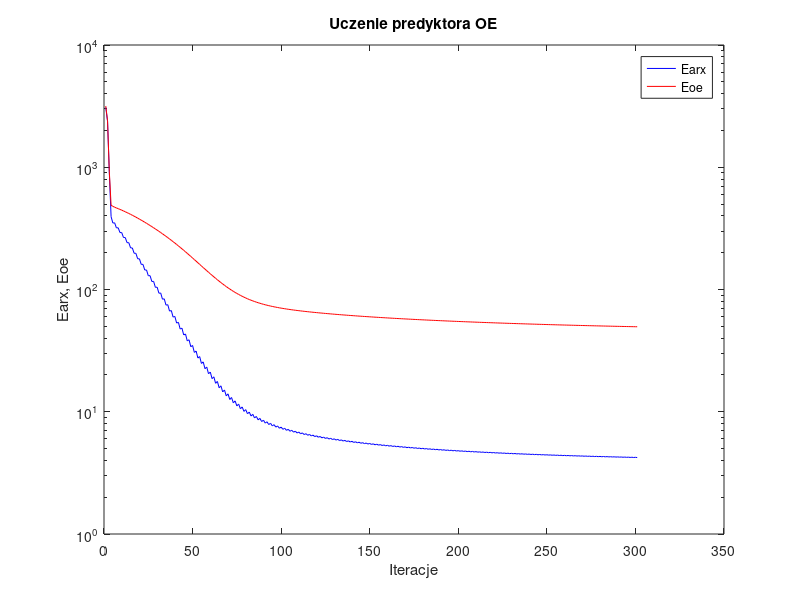
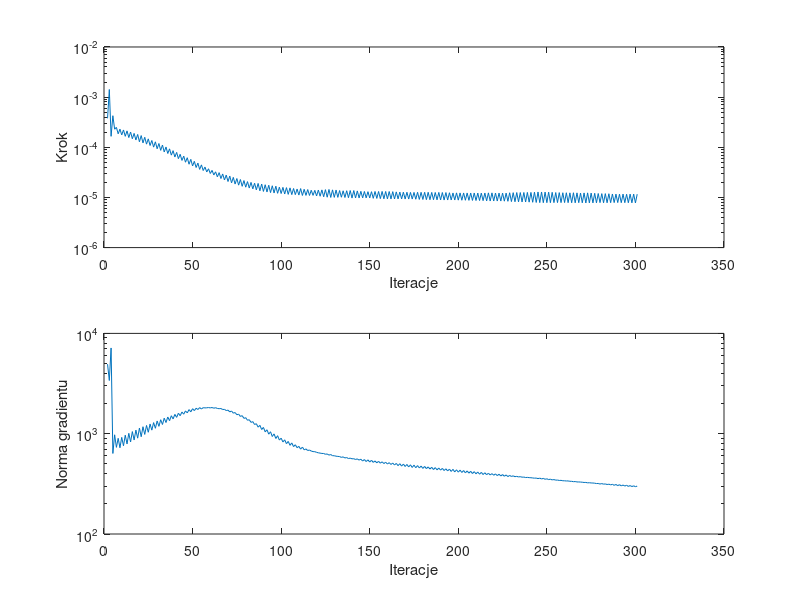

The MATLAB script that drew these images, in order:
%uczenie predyktora oe
clear all;
n=0; farx(n+1)=3.083633e+003; foe(n+1)=3.170131e+003; wspucz(n+1)=0.000000e+000; ng(n+1)=0.000000e+000;
n=1; farx(n+1)=2.374693e+003; foe(n+1)=2.399459e+003; krok(n+1)=3.783524e-004; ng(n+1)=4.937297e+003;
n=2; farx(n+1)=9.037299e+002; foe(n+1)=9.201792e+002; krok(n+1)=1.420248e-003; ng(n+1)=3.391673e+003;
n=3; farx(n+1)=3.941566e+002; foe(n+1)=4.882930e+002; krok(n+1)=1.654720e-004; ng(n+1)=7.159241e+003;
n=4; farx(n+1)=3.497539e+002; foe(n+1)=4.791723e+002; krok(n+1)=4.261938e-004; ng(n+1)=6.354092e+002;
n=5; farx(n+1)=3.511101e+002; foe(n+1)=4.712397e+002; krok(n+1)=2.294393e-004; ng(n+1)=9.749765e+002;
n=6; farx(n+1)=3.192003e+002; foe(n+1)=4.646982e+002; krok(n+1)=2.493753e-004; ng(n+1)=7.307552e+002;
n=7; farx(n+1)=3.198912e+002; foe(n+1)=4.585562e+002; krok(n+1)=1.858107e-004; ng(n+1)=8.995562e+002;
n=8; farx(n+1)=2.923331e+002; foe(n+1)=4.521000e+002; krok(n+1)=2.298193e-004; ng(n+1)=7.242721e+002;
n=9; farx(n+1)=2.921303e+002; foe(n+1)=4.457529e+002; krok(n+1)=1.767236e-004; ng(n+1)=9.190479e+002;
n=10; farx(n+1)=2.662132e+002; foe(n+1)=4.390535e+002; krok(n+1)=2.215284e-004; ng(n+1)=7.580868e+002;
n=11; farx(n+1)=2.659637e+002; foe(n+1)=4.324772e+002; krok(n+1)=1.654388e-004; ng(n+1)=9.661789e+002;
n=12; farx(n+1)=2.417383e+002; foe(n+1)=4.255573e+002; krok(n+1)=2.125792e-004; ng(n+1)=7.903734e+002;
n=13; farx(n+1)=2.414545e+002; foe(n+1)=4.188043e+002; krok(n+1)=1.563635e-004; ng(n+1)=1.008327e+003;
n=14; farx(n+1)=2.189512e+002; foe(n+1)=4.117332e+002; krok(n+1)=2.015675e-004; ng(n+1)=8.272656e+002;
n=15; farx(n+1)=2.186834e+002; foe(n+1)=4.048516e+002; krok(n+1)=1.480290e-004; ng(n+1)=1.049706e+003;
n=16; farx(n+1)=1.979408e+002; foe(n+1)=3.976891e+002; krok(n+1)=1.891762e-004; ng(n+1)=8.656737e+002;
n=17; farx(n+1)=1.976715e+002; foe(n+1)=3.907358e+002; krok(n+1)=1.401071e-004; ng(n+1)=1.085956e+003;
n=18; farx(n+1)=1.783677e+002; foe(n+1)=3.835219e+002; krok(n+1)=1.802468e-004; ng(n+1)=9.025665e+002;
n=19; farx(n+1)=1.782862e+002; foe(n+1)=3.764949e+002; krok(n+1)=1.289393e-004; ng(n+1)=1.139248e+003;
n=20; farx(n+1)=1.605800e+002; foe(n+1)=3.692129e+002; krok(n+1)=1.711903e-004; ng(n+1)=9.331092e+002;
n=21; farx(n+1)=1.605559e+002; foe(n+1)=3.621970e+002; krok(n+1)=1.224225e-004; ng(n+1)=1.173870e+003;
n=22; farx(n+1)=1.443991e+002; foe(n+1)=3.549663e+002; krok(n+1)=1.582138e-004; ng(n+1)=9.833183e+002;
n=23; farx(n+1)=1.444388e+002; foe(n+1)=3.479894e+002; krok(n+1)=1.156138e-004; ng(n+1)=1.208146e+003;
n=24; farx(n+1)=1.296466e+002; foe(n+1)=3.408177e+002; krok(n+1)=1.472618e-004; ng(n+1)=1.033540e+003;
n=25; farx(n+1)=1.298076e+002; foe(n+1)=3.338877e+002; krok(n+1)=1.085565e-004; ng(n+1)=1.248704e+003;
n=26; farx(n+1)=1.162812e+002; foe(n+1)=3.267945e+002; krok(n+1)=1.366331e-004; ng(n+1)=1.085281e+003;
n=27; farx(n+1)=1.165358e+002; foe(n+1)=3.199278e+002; krok(n+1)=1.007837e-004; ng(n+1)=1.289836e+003;
n=28; farx(n+1)=1.041197e+002; foe(n+1)=3.128897e+002; krok(n+1)=1.285898e-004; ng(n+1)=1.132553e+003;
n=29; farx(n+1)=1.045138e+002; foe(n+1)=3.060851e+002; krok(n+1)=9.346411e-005; ng(n+1)=1.338516e+003;
n=30; farx(n+1)=9.320952e+001; foe(n+1)=2.991329e+002; krok(n+1)=1.189563e-004; ng(n+1)=1.184299e+003;
n=31; farx(n+1)=9.366303e+001; foe(n+1)=2.924221e+002; krok(n+1)=8.683747e-005; ng(n+1)=1.378004e+003;
n=32; farx(n+1)=8.332209e+001; foe(n+1)=2.855523e+002; krok(n+1)=1.109501e-004; ng(n+1)=1.235159e+003;
n=33; farx(n+1)=8.389175e+001; foe(n+1)=2.789258e+002; krok(n+1)=8.074766e-005; ng(n+1)=1.427451e+003;
n=34; farx(n+1)=7.450847e+001; foe(n+1)=2.721811e+002; krok(n+1)=1.013305e-004; ng(n+1)=1.292611e+003;
n=35; farx(n+1)=7.512105e+001; foe(n+1)=2.656688e+002; krok(n+1)=7.519941e-005; ng(n+1)=1.466605e+003;
n=36; farx(n+1)=6.658774e+001; foe(n+1)=2.590432e+002; krok(n+1)=9.315198e-005; ng(n+1)=1.348445e+003;
n=37; farx(n+1)=6.725546e+001; foe(n+1)=2.526469e+002; krok(n+1)=6.975159e-005; ng(n+1)=1.510574e+003;
n=38; farx(n+1)=5.948551e+001; foe(n+1)=2.461532e+002; krok(n+1)=8.570899e-005; ng(n+1)=1.404675e+003;
n=39; farx(n+1)=6.020014e+001; foe(n+1)=2.398797e+002; krok(n+1)=6.408173e-005; ng(n+1)=1.558082e+003;
n=40; farx(n+1)=5.315411e+001; foe(n+1)=2.335128e+002; krok(n+1)=7.910691e-005; ng(n+1)=1.455056e+003;
n=41; farx(n+1)=5.390020e+001; foe(n+1)=2.273856e+002; krok(n+1)=5.939136e-005; ng(n+1)=1.599800e+003;
n=42; farx(n+1)=4.750566e+001; foe(n+1)=2.211866e+002; krok(n+1)=7.250882e-005; ng(n+1)=1.511257e+003;
n=43; farx(n+1)=4.827845e+001; foe(n+1)=2.152190e+002; krok(n+1)=5.474897e-005; ng(n+1)=1.644891e+003;
n=44; farx(n+1)=4.248569e+001; foe(n+1)=2.091985e+002; krok(n+1)=6.666596e-005; ng(n+1)=1.565044e+003;
n=45; farx(n+1)=4.326989e+001; foe(n+1)=2.034121e+002; krok(n+1)=5.039187e-005; ng(n+1)=1.687884e+003;
n=46; farx(n+1)=3.799426e+001; foe(n+1)=1.975873e+002; krok(n+1)=6.197037e-005; ng(n+1)=1.612819e+003;
n=47; farx(n+1)=3.880709e+001; foe(n+1)=1.919872e+002; krok(n+1)=4.593291e-005; ng(n+1)=1.739020e+003;
n=48; farx(n+1)=3.403864e+001; foe(n+1)=1.863733e+002; krok(n+1)=5.745483e-005; ng(n+1)=1.652345e+003;
n=49; farx(n+1)=3.485598e+001; foe(n+1)=1.809969e+002; krok(n+1)=4.244958e-005; ng(n+1)=1.774713e+003;
n=50; farx(n+1)=3.057361e+001; foe(n+1)=1.756407e+002; krok(n+1)=5.249070e-005; ng(n+1)=1.698434e+003;
n=51; farx(n+1)=3.136884e+001; foe(n+1)=1.705229e+002; krok(n+1)=3.953838e-005; ng(n+1)=1.793334e+003;
n=52; farx(n+1)=2.750081e+001; foe(n+1)=1.654473e+002; krok(n+1)=4.837788e-005; ng(n+1)=1.742699e+003;
n=53; farx(n+1)=2.827915e+001; foe(n+1)=1.605916e+002; krok(n+1)=3.625441e-005; ng(n+1)=1.820406e+003;
n=54; farx(n+1)=2.483727e+001; foe(n+1)=1.557889e+002; krok(n+1)=4.461789e-005; ng(n+1)=1.762156e+003;
n=55; farx(n+1)=2.558331e+001; foe(n+1)=1.512370e+002; krok(n+1)=3.440034e-005; ng(n+1)=1.817607e+003;
n=56; farx(n+1)=2.250457e+001; foe(n+1)=1.467711e+002; krok(n+1)=4.033419e-005; ng(n+1)=1.807286e+003;
n=57; farx(n+1)=2.321112e+001; foe(n+1)=1.425261e+002; krok(n+1)=3.223647e-005; ng(n+1)=1.811993e+003;
n=58; farx(n+1)=2.045241e+001; foe(n+1)=1.383779e+002; krok(n+1)=3.731275e-005; ng(n+1)=1.822604e+003;
n=59; farx(n+1)=2.112887e+001; foe(n+1)=1.344403e+002; krok(n+1)=3.004811e-005; ng(n+1)=1.807983e+003;
n=60; farx(n+1)=1.866253e+001; foe(n+1)=1.306122e+002; krok(n+1)=3.466942e-005; ng(n+1)=1.824455e+003;
n=61; farx(n+1)=1.930636e+001; foe(n+1)=1.269868e+002; krok(n+1)=2.809223e-005; ng(n+1)=1.794275e+003;
n=62; farx(n+1)=1.709461e+001; foe(n+1)=1.234806e+002; krok(n+1)=3.242569e-005; ng(n+1)=1.817475e+003;
n=63; farx(n+1)=1.769960e+001; foe(n+1)=1.201622e+002; krok(n+1)=2.581106e-005; ng(n+1)=1.784263e+003;
n=64; farx(n+1)=1.571269e+001; foe(n+1)=1.169518e+002; krok(n+1)=3.122446e-005; ng(n+1)=1.775696e+003;
n=65; farx(n+1)=1.629807e+001; foe(n+1)=1.139268e+002; krok(n+1)=2.383042e-005; ng(n+1)=1.782458e+003;
n=66; farx(n+1)=1.453018e+001; foe(n+1)=1.110203e+002; krok(n+1)=2.941717e-005; ng(n+1)=1.741656e+003;
n=67; farx(n+1)=1.507628e+001; foe(n+1)=1.082933e+002; krok(n+1)=2.230894e-005; ng(n+1)=1.748766e+003;
n=68; farx(n+1)=1.349647e+001; foe(n+1)=1.056800e+002; krok(n+1)=2.791016e-005; ng(n+1)=1.701237e+003;
n=69; farx(n+1)=1.400840e+001; foe(n+1)=1.032310e+002; krok(n+1)=2.078166e-005; ng(n+1)=1.717783e+003;
n=70; farx(n+1)=1.259718e+001; foe(n+1)=1.008903e+002; krok(n+1)=2.668806e-005; ng(n+1)=1.649073e+003;
n=71; farx(n+1)=1.308020e+001; foe(n+1)=9.870155e+001; krok(n+1)=1.953303e-005; ng(n+1)=1.683084e+003;
n=72; farx(n+1)=1.182843e+001; foe(n+1)=9.662543e+001; krok(n+1)=2.511150e-005; ng(n+1)=1.601749e+003;
n=73; farx(n+1)=1.227140e+001; foe(n+1)=9.468688e+001; krok(n+1)=1.850942e-005; ng(n+1)=1.625262e+003;
n=74; farx(n+1)=1.115963e+001; foe(n+1)=9.284923e+001; krok(n+1)=2.383042e-005; ng(n+1)=1.545220e+003;
n=75; farx(n+1)=1.156677e+001; foe(n+1)=9.113708e+001; krok(n+1)=1.758806e-005; ng(n+1)=1.566463e+003;
n=76; farx(n+1)=1.057394e+001; foe(n+1)=8.951640e+001; krok(n+1)=2.277170e-005; ng(n+1)=1.486134e+003;
n=77; farx(n+1)=1.095008e+001; foe(n+1)=8.800477e+001; krok(n+1)=1.666809e-005; ng(n+1)=1.513236e+003;
n=78; farx(n+1)=1.006980e+001; foe(n+1)=8.657647e+001; krok(n+1)=2.170937e-005; ng(n+1)=1.421306e+003;
n=79; farx(n+1)=1.041266e+001; foe(n+1)=8.524969e+001; krok(n+1)=1.602405e-005; ng(n+1)=1.444895e+003;
n=80; farx(n+1)=9.628604e+000; foe(n+1)=8.399579e+001; krok(n+1)=2.067984e-005; ng(n+1)=1.360718e+003;
n=81; farx(n+1)=9.940985e+000; foe(n+1)=8.283085e+001; krok(n+1)=1.539716e-005; ng(n+1)=1.378287e+003;
n=82; farx(n+1)=9.237871e+000; foe(n+1)=8.172790e+001; krok(n+1)=1.995189e-005; ng(n+1)=1.296061e+003;
n=83; farx(n+1)=9.526695e+000; foe(n+1)=8.070194e+001; krok(n+1)=1.481560e-005; ng(n+1)=1.319605e+003;
n=84; farx(n+1)=8.895518e+000; foe(n+1)=7.973271e+001; krok(n+1)=1.918810e-005; ng(n+1)=1.235045e+003;
n=85; farx(n+1)=9.157746e+000; foe(n+1)=7.882914e+001; krok(n+1)=1.416371e-005; ng(n+1)=1.257865e+003;
n=86; farx(n+1)=8.585387e+000; foe(n+1)=7.796886e+001; krok(n+1)=1.903137e-005; ng(n+1)=1.161769e+003;
n=87; farx(n+1)=8.831639e+000; foe(n+1)=7.716675e+001; krok(n+1)=1.357662e-005; ng(n+1)=1.211892e+003;
n=88; farx(n+1)=8.314464e+000; foe(n+1)=7.640642e+001; krok(n+1)=1.850942e-005; ng(n+1)=1.100672e+003;
n=89; farx(n+1)=8.542149e+000; foe(n+1)=7.569605e+001; krok(n+1)=1.317649e-005; ng(n+1)=1.154730e+003;
n=90; farx(n+1)=8.074890e+000; foe(n+1)=7.502262e+001; krok(n+1)=1.792006e-005; ng(n+1)=1.043865e+003;
n=91; farx(n+1)=8.283960e+000; foe(n+1)=7.439262e+001; krok(n+1)=1.285784e-005; ng(n+1)=1.094787e+003;
n=92; farx(n+1)=7.858009e+000; foe(n+1)=7.379311e+001; krok(n+1)=1.750773e-005; ng(n+1)=9.890664e+002;
n=93; farx(n+1)=8.052008e+000; foe(n+1)=7.323011e+001; krok(n+1)=1.250178e-005; ng(n+1)=1.045819e+003;
n=94; farx(n+1)=7.664426e+000; foe(n+1)=7.269301e+001; krok(n+1)=1.709205e-005; ng(n+1)=9.373954e+002;
n=95; farx(n+1)=7.844028e+000; foe(n+1)=7.218884e+001; krok(n+1)=1.228282e-005; ng(n+1)=9.953500e+002;
n=96; farx(n+1)=7.486781e+000; foe(n+1)=7.170644e+001; krok(n+1)=1.675717e-005; ng(n+1)=8.959277e+002;
n=97; farx(n+1)=7.656945e+000; foe(n+1)=7.125053e+001; krok(n+1)=1.209447e-005; ng(n+1)=9.550460e+002;
n=98; farx(n+1)=7.331323e+000; foe(n+1)=7.081650e+001; krok(n+1)=1.602043e-005; ng(n+1)=8.641314e+002;
n=99; farx(n+1)=7.486086e+000; foe(n+1)=7.040566e+001; krok(n+1)=1.197415e-005; ng(n+1)=9.021380e+002;
n=100; farx(n+1)=7.183618e+000; foe(n+1)=7.000953e+001; krok(n+1)=1.588017e-005; ng(n+1)=8.273115e+002;
n=101; farx(n+1)=7.330038e+000; foe(n+1)=6.963334e+001; krok(n+1)=1.171829e-005; ng(n+1)=8.688448e+002;
n=102; farx(n+1)=7.048485e+000; foe(n+1)=6.927010e+001; krok(n+1)=1.568168e-005; ng(n+1)=7.950228e+002;
n=103; farx(n+1)=7.186856e+000; foe(n+1)=6.892406e+001; krok(n+1)=1.151293e-005; ng(n+1)=8.374618e+002;
n=104; farx(n+1)=6.923340e+000; foe(n+1)=6.858906e+001; krok(n+1)=1.552186e-005; ng(n+1)=7.654908e+002;
n=105; farx(n+1)=7.055763e+000; foe(n+1)=6.826865e+001; krok(n+1)=1.138585e-005; ng(n+1)=8.095050e+002;
n=106; farx(n+1)=6.810302e+000; foe(n+1)=6.795927e+001; krok(n+1)=1.507081e-005; ng(n+1)=7.436479e+002;
n=107; farx(n+1)=6.935116e+000; foe(n+1)=6.766262e+001; krok(n+1)=1.138585e-005; ng(n+1)=7.759094e+002;
n=108; farx(n+1)=6.704536e+000; foe(n+1)=6.737523e+001; krok(n+1)=1.469853e-005; ng(n+1)=7.253011e+002;
n=109; farx(n+1)=6.821077e+000; foe(n+1)=6.709843e+001; krok(n+1)=1.115447e-005; ng(n+1)=7.478818e+002;
n=110; farx(n+1)=6.600911e+000; foe(n+1)=6.682688e+001; krok(n+1)=1.502405e-005; ng(n+1)=7.016173e+002;
n=111; farx(n+1)=6.716221e+000; foe(n+1)=6.656454e+001; krok(n+1)=1.095376e-005; ng(n+1)=7.355564e+002;
n=112; farx(n+1)=6.509965e+000; foe(n+1)=6.630994e+001; krok(n+1)=1.453926e-005; ng(n+1)=6.906922e+002;
n=113; farx(n+1)=6.618389e+000; foe(n+1)=6.606404e+001; krok(n+1)=1.099167e-005; ng(n+1)=7.055443e+002;
n=114; farx(n+1)=6.421890e+000; foe(n+1)=6.582363e+001; krok(n+1)=1.436371e-005; ng(n+1)=6.796477e+002;
n=115; farx(n+1)=6.527184e+000; foe(n+1)=6.559033e+001; krok(n+1)=1.095376e-005; ng(n+1)=6.873109e+002;
n=116; farx(n+1)=6.341825e+000; foe(n+1)=6.536294e+001; krok(n+1)=1.390431e-005; ng(n+1)=6.717058e+002;
n=117; farx(n+1)=6.441238e+000; foe(n+1)=6.514221e+001; krok(n+1)=1.099884e-005; ng(n+1)=6.628723e+002;
n=118; farx(n+1)=6.262914e+000; foe(n+1)=6.492563e+001; krok(n+1)=1.384553e-005; ng(n+1)=6.619370e+002;
n=119; farx(n+1)=6.358474e+000; foe(n+1)=6.471424e+001; krok(n+1)=1.069939e-005; ng(n+1)=6.517869e+002;
n=120; farx(n+1)=6.188202e+000; foe(n+1)=6.450542e+001; krok(n+1)=1.404624e-005; ng(n+1)=6.449818e+002;
n=121; farx(n+1)=6.281202e+000; foe(n+1)=6.430255e+001; krok(n+1)=1.057446e-005; ng(n+1)=6.404599e+002;
n=122; farx(n+1)=6.115803e+000; foe(n+1)=6.410226e+001; krok(n+1)=1.414532e-005; ng(n+1)=6.353460e+002;
n=123; farx(n+1)=6.207153e+000; foe(n+1)=6.390610e+001; krok(n+1)=1.031835e-005; ng(n+1)=6.351471e+002;
n=124; farx(n+1)=6.047401e+000; foe(n+1)=6.371272e+001; krok(n+1)=1.430061e-005; ng(n+1)=6.233026e+002;
n=125; farx(n+1)=6.136482e+000; foe(n+1)=6.352300e+001; krok(n+1)=1.010485e-005; ng(n+1)=6.282017e+002;
n=126; farx(n+1)=5.982556e+000; foe(n+1)=6.333570e+001; krok(n+1)=1.442554e-005; ng(n+1)=6.114548e+002;
n=127; farx(n+1)=6.069680e+000; foe(n+1)=6.315222e+001; krok(n+1)=9.999543e-006; ng(n+1)=6.199440e+002;
n=128; farx(n+1)=5.923116e+000; foe(n+1)=6.297157e+001; krok(n+1)=1.416371e-005; ng(n+1)=6.034584e+002;
n=129; farx(n+1)=6.006443e+000; foe(n+1)=6.279560e+001; krok(n+1)=1.003721e-005; ng(n+1)=6.032982e+002;
n=130; farx(n+1)=5.864991e+000; foe(n+1)=6.262127e+001; krok(n+1)=1.404624e-005; ng(n+1)=5.965970e+002;
n=131; farx(n+1)=5.946532e+000; foe(n+1)=6.245104e+001; krok(n+1)=1.003408e-005; ng(n+1)=5.936515e+002;
n=132; farx(n+1)=5.810706e+000; foe(n+1)=6.228310e+001; krok(n+1)=1.373458e-005; ng(n+1)=5.919189e+002;
n=133; farx(n+1)=5.889595e+000; foe(n+1)=6.211894e+001; krok(n+1)=1.010255e-005; ng(n+1)=5.803369e+002;
n=134; farx(n+1)=5.757676e+000; foe(n+1)=6.195690e+001; krok(n+1)=1.356957e-005; ng(n+1)=5.877920e+002;
n=135; farx(n+1)=5.834243e+000; foe(n+1)=6.179753e+001; krok(n+1)=9.975945e-006; ng(n+1)=5.726561e+002;
n=136; farx(n+1)=5.706877e+000; foe(n+1)=6.163967e+001; krok(n+1)=1.361415e-005; ng(n+1)=5.785345e+002;
n=137; farx(n+1)=5.781333e+000; foe(n+1)=6.148489e+001; krok(n+1)=9.888364e-006; ng(n+1)=5.649441e+002;
n=138; farx(n+1)=5.657087e+000; foe(n+1)=6.133124e+001; krok(n+1)=1.372904e-005; ng(n+1)=5.709722e+002;
n=139; farx(n+1)=5.730216e+000; foe(n+1)=6.118007e+001; krok(n+1)=9.716744e-006; ng(n+1)=5.617469e+002;
n=140; farx(n+1)=5.610457e+000; foe(n+1)=6.103006e+001; krok(n+1)=1.373458e-005; ng(n+1)=5.631457e+002;
n=141; farx(n+1)=5.682135e+000; foe(n+1)=6.088329e+001; krok(n+1)=9.766516e-006; ng(n+1)=5.531015e+002;
n=142; farx(n+1)=5.565746e+000; foe(n+1)=6.073836e+001; krok(n+1)=1.349208e-005; ng(n+1)=5.609499e+002;
n=143; farx(n+1)=5.635770e+000; foe(n+1)=6.059568e+001; krok(n+1)=9.766516e-006; ng(n+1)=5.452327e+002;
n=144; farx(n+1)=5.523700e+000; foe(n+1)=6.045497e+001; krok(n+1)=1.323611e-005; ng(n+1)=5.569554e+002;
n=145; farx(n+1)=5.591211e+000; foe(n+1)=6.031676e+001; krok(n+1)=9.808732e-006; ng(n+1)=5.340137e+002;
n=146; farx(n+1)=5.482299e+000; foe(n+1)=6.017986e+001; krok(n+1)=1.315377e-005; ng(n+1)=5.522717e+002;
n=147; farx(n+1)=5.548557e+000; foe(n+1)=6.004519e+001; krok(n+1)=9.809075e-006; ng(n+1)=5.276471e+002;
n=148; farx(n+1)=5.442447e+000; foe(n+1)=5.991218e+001; krok(n+1)=1.302585e-005; ng(n+1)=5.488142e+002;
n=149; farx(n+1)=5.507232e+000; foe(n+1)=5.978088e+001; krok(n+1)=9.766516e-006; ng(n+1)=5.216698e+002;
n=150; farx(n+1)=5.403641e+000; foe(n+1)=5.965122e+001; krok(n+1)=1.302585e-005; ng(n+1)=5.437939e+002;
n=151; farx(n+1)=5.466698e+000; foe(n+1)=5.952287e+001; krok(n+1)=9.602384e-006; ng(n+1)=5.176417e+002;
n=152; farx(n+1)=5.366383e+000; foe(n+1)=5.939556e+001; krok(n+1)=1.315377e-005; ng(n+1)=5.351989e+002;
n=153; farx(n+1)=5.428139e+000; foe(n+1)=5.927028e+001; krok(n+1)=9.564320e-006; ng(n+1)=5.122298e+002;
n=154; farx(n+1)=5.330150e+000; foe(n+1)=5.914614e+001; krok(n+1)=1.314101e-005; ng(n+1)=5.305263e+002;
n=155; farx(n+1)=5.390658e+000; foe(n+1)=5.902361e+001; krok(n+1)=9.471564e-006; ng(n+1)=5.082784e+002;
n=156; farx(n+1)=5.295229e+000; foe(n+1)=5.890217e+001; krok(n+1)=1.317649e-005; ng(n+1)=5.245658e+002;
n=157; farx(n+1)=5.354493e+000; foe(n+1)=5.878239e+001; krok(n+1)=9.405221e-006; ng(n+1)=5.038395e+002;
n=158; farx(n+1)=5.261669e+000; foe(n+1)=5.866369e+001; krok(n+1)=1.315377e-005; ng(n+1)=5.192308e+002;
n=159; farx(n+1)=5.319588e+000; foe(n+1)=5.854674e+001; krok(n+1)=9.365562e-006; ng(n+1)=4.984556e+002;
n=160; farx(n+1)=5.229173e+000; foe(n+1)=5.843076e+001; krok(n+1)=1.312268e-005; ng(n+1)=5.143046e+002;
n=161; farx(n+1)=5.285887e+000; foe(n+1)=5.831649e+001; krok(n+1)=9.331364e-006; ng(n+1)=4.934628e+002;
n=162; farx(n+1)=5.197921e+000; foe(n+1)=5.820322e+001; krok(n+1)=1.304908e-005; ng(n+1)=5.097617e+002;
n=163; farx(n+1)=5.253350e+000; foe(n+1)=5.809167e+001; krok(n+1)=9.318742e-006; ng(n+1)=4.877154e+002;
n=164; farx(n+1)=5.168071e+000; foe(n+1)=5.798108e+001; krok(n+1)=1.290553e-005; ng(n+1)=5.055328e+002;
n=165; farx(n+1)=5.222097e+000; foe(n+1)=5.787241e+001; krok(n+1)=9.365562e-006; ng(n+1)=4.802926e+002;
n=166; farx(n+1)=5.138842e+000; foe(n+1)=5.776464e+001; krok(n+1)=1.277945e-005; ng(n+1)=5.024011e+002;
n=167; farx(n+1)=5.191732e+000; foe(n+1)=5.765845e+001; krok(n+1)=9.351708e-006; ng(n+1)=4.751573e+002;
n=168; farx(n+1)=5.110404e+000; foe(n+1)=5.755317e+001; krok(n+1)=1.272730e-005; ng(n+1)=4.983558e+002;
n=169; farx(n+1)=5.162227e+000; foe(n+1)=5.744927e+001; krok(n+1)=9.309975e-006; ng(n+1)=4.708744e+002;
n=170; farx(n+1)=5.082932e+000; foe(n+1)=5.734626e+001; krok(n+1)=1.268925e-005; ng(n+1)=4.937808e+002;
n=171; farx(n+1)=5.133701e+000; foe(n+1)=5.724465e+001; krok(n+1)=9.290308e-006; ng(n+1)=4.661755e+002;
n=172; farx(n+1)=5.056488e+000; foe(n+1)=5.714395e+001; krok(n+1)=1.259797e-005; ng(n+1)=4.897198e+002;
n=173; farx(n+1)=5.106082e+000; foe(n+1)=5.704468e+001; krok(n+1)=9.290308e-006; ng(n+1)=4.606137e+002;
n=174; farx(n+1)=5.030364e+000; foe(n+1)=5.694621e+001; krok(n+1)=1.259177e-005; ng(n+1)=4.857884e+002;
n=175; farx(n+1)=5.079074e+000; foe(n+1)=5.684886e+001; krok(n+1)=9.207477e-006; ng(n+1)=4.578745e+002;
n=176; farx(n+1)=5.004940e+000; foe(n+1)=5.675230e+001; krok(n+1)=1.265721e-005; ng(n+1)=4.806285e+002;
n=177; farx(n+1)=5.052821e+000; foe(n+1)=5.665678e+001; krok(n+1)=9.125546e-006; ng(n+1)=4.553421e+002;
n=178; farx(n+1)=4.980605e+000; foe(n+1)=5.656207e+001; krok(n+1)=1.264803e-005; ng(n+1)=4.756029e+002;
n=179; farx(n+1)=5.027472e+000; foe(n+1)=5.646862e+001; krok(n+1)=9.109987e-006; ng(n+1)=4.506724e+002;
n=180; farx(n+1)=4.956614e+000; foe(n+1)=5.637593e+001; krok(n+1)=1.265721e-005; ng(n+1)=4.716270e+002;
n=181; farx(n+1)=5.002688e+000; foe(n+1)=5.628421e+001; krok(n+1)=9.031324e-006; ng(n+1)=4.482015e+002;
n=182; farx(n+1)=4.933542e+000; foe(n+1)=5.619326e+001; krok(n+1)=1.266631e-005; ng(n+1)=4.667326e+002;
n=183; farx(n+1)=4.978710e+000; foe(n+1)=5.610343e+001; krok(n+1)=9.003600e-006; ng(n+1)=4.441874e+002;
n=184; farx(n+1)=4.911297e+000; foe(n+1)=5.601434e+001; krok(n+1)=1.259797e-005; ng(n+1)=4.627041e+002;
n=185; farx(n+1)=4.955494e+000; foe(n+1)=5.592649e+001; krok(n+1)=9.006227e-006; ng(n+1)=4.392490e+002;
n=186; farx(n+1)=4.889453e+000; foe(n+1)=5.583931e+001; krok(n+1)=1.255575e-005; ng(n+1)=4.591706e+002;
n=187; farx(n+1)=4.932811e+000; foe(n+1)=5.575317e+001; krok(n+1)=8.960031e-006; ng(n+1)=4.358563e+002;
n=188; farx(n+1)=4.868045e+000; foe(n+1)=5.566767e+001; krok(n+1)=1.259177e-005; ng(n+1)=4.548504e+002;
n=189; farx(n+1)=4.910797e+000; foe(n+1)=5.558308e+001; krok(n+1)=8.913402e-006; ng(n+1)=4.334327e+002;
n=190; farx(n+1)=4.847496e+000; foe(n+1)=5.549931e+001; krok(n+1)=1.253880e-005; ng(n+1)=4.511006e+002;
n=191; farx(n+1)=4.889324e+000; foe(n+1)=5.541646e+001; krok(n+1)=8.883311e-006; ng(n+1)=4.293084e+002;
n=192; farx(n+1)=4.827485e+000; foe(n+1)=5.533426e+001; krok(n+1)=1.251850e-005; ng(n+1)=4.468925e+002;
n=193; farx(n+1)=4.868564e+000; foe(n+1)=5.525309e+001; krok(n+1)=8.879922e-006; ng(n+1)=4.253435e+002;
n=194; farx(n+1)=4.808195e+000; foe(n+1)=5.517263e+001; krok(n+1)=1.240823e-005; ng(n+1)=4.437018e+002;
n=195; farx(n+1)=4.848483e+000; foe(n+1)=5.509321e+001; krok(n+1)=8.913402e-006; ng(n+1)=4.204311e+002;
n=196; farx(n+1)=4.789427e+000; foe(n+1)=5.501455e+001; krok(n+1)=1.227270e-005; ng(n+1)=4.411749e+002;
n=197; farx(n+1)=4.828716e+000; foe(n+1)=5.493680e+001; krok(n+1)=8.887598e-006; ng(n+1)=4.158258e+002;
n=198; farx(n+1)=4.770749e+000; foe(n+1)=5.485951e+001; krok(n+1)=1.233369e-005; ng(n+1)=4.367893e+002;
n=199; farx(n+1)=4.809534e+000; foe(n+1)=5.478308e+001; krok(n+1)=8.838430e-006; ng(n+1)=4.138151e+002;
n=200; farx(n+1)=4.752720e+000; foe(n+1)=5.470728e+001; krok(n+1)=1.231075e-005; ng(n+1)=4.332164e+002;
n=201; farx(n+1)=4.790769e+000; foe(n+1)=5.463227e+001; krok(n+1)=8.794029e-006; ng(n+1)=4.106771e+002;
n=202; farx(n+1)=4.735264e+000; foe(n+1)=5.455780e+001; krok(n+1)=1.229246e-005; ng(n+1)=4.291123e+002;
n=203; farx(n+1)=4.772579e+000; foe(n+1)=5.448427e+001; krok(n+1)=8.786631e-006; ng(n+1)=4.067695e+002;
n=204; farx(n+1)=4.718094e+000; foe(n+1)=5.441124e+001; krok(n+1)=1.227270e-005; ng(n+1)=4.257813e+002;
n=205; farx(n+1)=4.754796e+000; foe(n+1)=5.433902e+001; krok(n+1)=8.746968e-006; ng(n+1)=4.040397e+002;
n=206; farx(n+1)=4.701433e+000; foe(n+1)=5.426731e+001; krok(n+1)=1.225575e-005; ng(n+1)=4.220930e+002;
n=207; farx(n+1)=4.737464e+000; foe(n+1)=5.419643e+001; krok(n+1)=8.720009e-006; ng(n+1)=4.007687e+002;
n=208; farx(n+1)=4.685104e+000; foe(n+1)=5.412601e+001; krok(n+1)=1.225575e-005; ng(n+1)=4.185002e+002;
n=209; farx(n+1)=4.720566e+000; foe(n+1)=5.405639e+001; krok(n+1)=8.686387e-006; ng(n+1)=3.980800e+002;
n=210; farx(n+1)=4.669305e+000; foe(n+1)=5.398725e+001; krok(n+1)=1.221743e-005; ng(n+1)=4.150443e+002;
n=211; farx(n+1)=4.704099e+000; foe(n+1)=5.391894e+001; krok(n+1)=8.671956e-006; ng(n+1)=3.945289e+002;
n=212; farx(n+1)=4.653817e+000; foe(n+1)=5.385105e+001; krok(n+1)=1.219587e-005; ng(n+1)=4.116989e+002;
n=213; farx(n+1)=4.687971e+000; foe(n+1)=5.378397e+001; krok(n+1)=8.632369e-006; ng(n+1)=3.915814e+002;
n=214; farx(n+1)=4.638509e+000; foe(n+1)=5.371721e+001; krok(n+1)=1.225273e-005; ng(n+1)=4.079007e+002;
n=215; farx(n+1)=4.672106e+000; foe(n+1)=5.365116e+001; krok(n+1)=8.546025e-006; ng(n+1)=3.899587e+002;
n=216; farx(n+1)=4.623583e+000; foe(n+1)=5.358534e+001; krok(n+1)=1.234279e-005; ng(n+1)=4.033812e+002;
n=217; farx(n+1)=4.656712e+000; foe(n+1)=5.352036e+001; krok(n+1)=8.500298e-006; ng(n+1)=3.879256e+002;
n=218; farx(n+1)=4.609092e+000; foe(n+1)=5.345566e+001; krok(n+1)=1.234279e-005; ng(n+1)=3.999397e+002;
n=219; farx(n+1)=4.641815e+000; foe(n+1)=5.339179e+001; krok(n+1)=8.501198e-006; ng(n+1)=3.852522e+002;
n=220; farx(n+1)=4.595030e+000; foe(n+1)=5.332842e+001; krok(n+1)=1.225273e-005; ng(n+1)=3.976415e+002;
n=221; farx(n+1)=4.627175e+000; foe(n+1)=5.326570e+001; krok(n+1)=8.481911e-006; ng(n+1)=3.821179e+002;
n=222; farx(n+1)=4.581325e+000; foe(n+1)=5.320343e+001; krok(n+1)=1.221743e-005; ng(n+1)=3.944165e+002;
n=223; farx(n+1)=4.612898e+000; foe(n+1)=5.314185e+001; krok(n+1)=8.470861e-006; ng(n+1)=3.788233e+002;
n=224; farx(n+1)=4.567795e+000; foe(n+1)=5.308066e+001; krok(n+1)=1.221656e-005; ng(n+1)=3.913644e+002;
n=225; farx(n+1)=4.598907e+000; foe(n+1)=5.302006e+001; krok(n+1)=8.429495e-006; ng(n+1)=3.766799e+002;
n=226; farx(n+1)=4.554705e+000; foe(n+1)=5.295988e+001; krok(n+1)=1.219587e-005; ng(n+1)=3.880274e+002;
n=227; farx(n+1)=4.585127e+000; foe(n+1)=5.290036e+001; krok(n+1)=8.379583e-006; ng(n+1)=3.735075e+002;
n=228; farx(n+1)=4.541332e+000; foe(n+1)=5.284096e+001; krok(n+1)=1.240203e-005; ng(n+1)=3.838232e+002;
n=229; farx(n+1)=4.571655e+000; foe(n+1)=5.278200e+001; krok(n+1)=8.272636e-006; ng(n+1)=3.745738e+002;
n=230; farx(n+1)=4.528600e+000; foe(n+1)=5.272349e+001; krok(n+1)=1.245057e-005; ng(n+1)=3.802484e+002;
n=231; farx(n+1)=4.558408e+000; foe(n+1)=5.266543e+001; krok(n+1)=8.206521e-006; ng(n+1)=3.726154e+002;
n=232; farx(n+1)=4.516172e+000; foe(n+1)=5.260767e+001; krok(n+1)=1.251850e-005; ng(n+1)=3.762295e+002;
n=233; farx(n+1)=4.545559e+000; foe(n+1)=5.255054e+001; krok(n+1)=8.182517e-006; ng(n+1)=3.702757e+002;
n=234; farx(n+1)=4.503988e+000; foe(n+1)=5.249376e+001; krok(n+1)=1.251675e-005; ng(n+1)=3.733580e+002;
n=235; farx(n+1)=4.532895e+000; foe(n+1)=5.243751e+001; krok(n+1)=8.129247e-006; ng(n+1)=3.681986e+002;
n=236; farx(n+1)=4.492130e+000; foe(n+1)=5.238151e+001; krok(n+1)=1.254943e-005; ng(n+1)=3.697014e+002;
n=237; farx(n+1)=4.520595e+000; foe(n+1)=5.232619e+001; krok(n+1)=8.114575e-006; ng(n+1)=3.655082e+002;
n=238; farx(n+1)=4.480312e+000; foe(n+1)=5.227114e+001; krok(n+1)=1.259177e-005; ng(n+1)=3.669481e+002;
n=239; farx(n+1)=4.508507e+000; foe(n+1)=5.221652e+001; krok(n+1)=8.059117e-006; ng(n+1)=3.646639e+002;
n=240; farx(n+1)=4.468927e+000; foe(n+1)=5.216232e+001; krok(n+1)=1.259177e-005; ng(n+1)=3.638926e+002;
n=241; farx(n+1)=4.496596e+000; foe(n+1)=5.210857e+001; krok(n+1)=8.010217e-006; ng(n+1)=3.621651e+002;
n=242; farx(n+1)=4.457586e+000; foe(n+1)=5.205504e+001; krok(n+1)=1.270754e-005; ng(n+1)=3.601721e+002;
n=243; farx(n+1)=4.484907e+000; foe(n+1)=5.200197e+001; krok(n+1)=7.940086e-006; ng(n+1)=3.612056e+002;
n=244; farx(n+1)=4.446375e+000; foe(n+1)=5.194910e+001; krok(n+1)=1.284475e-005; ng(n+1)=3.565694e+002;
n=245; farx(n+1)=4.473501e+000; foe(n+1)=5.189661e+001; krok(n+1)=7.884010e-006; ng(n+1)=3.608741e+002;
n=246; farx(n+1)=4.435598e+000; foe(n+1)=5.184456e+001; krok(n+1)=1.284475e-005; ng(n+1)=3.537216e+002;
n=247; farx(n+1)=4.462355e+000; foe(n+1)=5.179288e+001; krok(n+1)=7.864914e-006; ng(n+1)=3.586199e+002;
n=248; farx(n+1)=4.425176e+000; foe(n+1)=5.174169e+001; krok(n+1)=1.278257e-005; ng(n+1)=3.511028e+002;
n=249; farx(n+1)=4.451464e+000; foe(n+1)=5.169094e+001; krok(n+1)=7.864914e-006; ng(n+1)=3.552820e+002;
n=250; farx(n+1)=4.414958e+000; foe(n+1)=5.164060e+001; krok(n+1)=1.272730e-005; ng(n+1)=3.485603e+002;
n=251; farx(n+1)=4.440825e+000; foe(n+1)=5.159072e+001; krok(n+1)=7.864914e-006; ng(n+1)=3.522296e+002;
n=252; farx(n+1)=4.405007e+000; foe(n+1)=5.154124e+001; krok(n+1)=1.264803e-005; ng(n+1)=3.461603e+002;
n=253; farx(n+1)=4.430471e+000; foe(n+1)=5.149226e+001; krok(n+1)=7.884010e-006; ng(n+1)=3.488510e+002;
n=254; farx(n+1)=4.395336e+000; foe(n+1)=5.144370e+001; krok(n+1)=1.251850e-005; ng(n+1)=3.441918e+002;
n=255; farx(n+1)=4.420310e+000; foe(n+1)=5.139564e+001; krok(n+1)=7.895680e-006; ng(n+1)=3.451034e+002;
n=256; farx(n+1)=4.385736e+000; foe(n+1)=5.134787e+001; krok(n+1)=1.248325e-005; ng(n+1)=3.417805e+002;
n=257; farx(n+1)=4.410365e+000; foe(n+1)=5.130056e+001; krok(n+1)=7.886739e-006; ng(n+1)=3.426992e+002;
n=258; farx(n+1)=4.376432e+000; foe(n+1)=5.125356e+001; krok(n+1)=1.240823e-005; ng(n+1)=3.394603e+002;
n=259; farx(n+1)=4.400667e+000; foe(n+1)=5.120709e+001; krok(n+1)=7.903027e-006; ng(n+1)=3.394682e+002;
n=260; farx(n+1)=4.367098e+000; foe(n+1)=5.116091e+001; krok(n+1)=1.240203e-005; ng(n+1)=3.376239e+002;
n=261; farx(n+1)=4.391105e+000; foe(n+1)=5.111500e+001; krok(n+1)=7.864914e-006; ng(n+1)=3.383590e+002;
n=262; farx(n+1)=4.358154e+000; foe(n+1)=5.106950e+001; krok(n+1)=1.235197e-005; ng(n+1)=3.352455e+002;
n=263; farx(n+1)=4.381672e+000; foe(n+1)=5.102437e+001; krok(n+1)=7.840842e-006; ng(n+1)=3.353172e+002;
n=264; farx(n+1)=4.349245e+000; foe(n+1)=5.097940e+001; krok(n+1)=1.240823e-005; ng(n+1)=3.322326e+002;
n=265; farx(n+1)=4.372488e+000; foe(n+1)=5.093490e+001; krok(n+1)=7.821846e-006; ng(n+1)=3.334995e+002;
n=266; farx(n+1)=4.340646e+000; foe(n+1)=5.089062e+001; krok(n+1)=1.234279e-005; ng(n+1)=3.301729e+002;
n=267; farx(n+1)=4.363616e+000; foe(n+1)=5.084688e+001; krok(n+1)=7.864914e-006; ng(n+1)=3.304555e+002;
n=268; farx(n+1)=4.332154e+000; foe(n+1)=5.080352e+001; krok(n+1)=1.222055e-005; ng(n+1)=3.294637e+002;
n=269; farx(n+1)=4.354724e+000; foe(n+1)=5.076042e+001; krok(n+1)=7.821846e-006; ng(n+1)=3.283041e+002;
n=270; farx(n+1)=4.323711e+000; foe(n+1)=5.071751e+001; krok(n+1)=1.231075e-005; ng(n+1)=3.263845e+002;
n=271; farx(n+1)=4.345990e+000; foe(n+1)=5.067494e+001; krok(n+1)=7.768137e-006; ng(n+1)=3.270382e+002;
n=272; farx(n+1)=4.315517e+000; foe(n+1)=5.063250e+001; krok(n+1)=1.234279e-005; ng(n+1)=3.234979e+002;
n=273; farx(n+1)=4.337592e+000; foe(n+1)=5.059057e+001; krok(n+1)=7.794783e-006; ng(n+1)=3.247423e+002;
n=274; farx(n+1)=4.307506e+000; foe(n+1)=5.054898e+001; krok(n+1)=1.222055e-005; ng(n+1)=3.226814e+002;
n=275; farx(n+1)=4.329294e+000; foe(n+1)=5.050767e+001; krok(n+1)=7.794783e-006; ng(n+1)=3.224255e+002;
n=276; farx(n+1)=4.299819e+000; foe(n+1)=5.046673e+001; krok(n+1)=1.209645e-005; ng(n+1)=3.209502e+002;
n=277; farx(n+1)=4.321165e+000; foe(n+1)=5.042621e+001; krok(n+1)=7.821846e-006; ng(n+1)=3.185619e+002;
n=278; farx(n+1)=4.292308e+000; foe(n+1)=5.038588e+001; krok(n+1)=1.197415e-005; ng(n+1)=3.191375e+002;
n=279; farx(n+1)=4.313305e+000; foe(n+1)=5.034613e+001; krok(n+1)=7.886742e-006; ng(n+1)=3.145987e+002;
n=280; farx(n+1)=4.284655e+000; foe(n+1)=5.030657e+001; krok(n+1)=1.191391e-005; ng(n+1)=3.184396e+002;
n=281; farx(n+1)=4.305437e+000; foe(n+1)=5.026726e+001; krok(n+1)=7.835092e-006; ng(n+1)=3.137133e+002;
n=282; farx(n+1)=4.277276e+000; foe(n+1)=5.022816e+001; krok(n+1)=1.191521e-005; ng(n+1)=3.159267e+002;
n=283; farx(n+1)=4.297766e+000; foe(n+1)=5.018944e+001; krok(n+1)=7.835092e-006; ng(n+1)=3.113274e+002;
n=284; farx(n+1)=4.270054e+000; foe(n+1)=5.015091e+001; krok(n+1)=1.185899e-005; ng(n+1)=3.141206e+002;
n=285; farx(n+1)=4.290309e+000; foe(n+1)=5.011278e+001; krok(n+1)=7.864914e-006; ng(n+1)=3.087784e+002;
n=286; farx(n+1)=4.263038e+000; foe(n+1)=5.007491e+001; krok(n+1)=1.171829e-005; ng(n+1)=3.131525e+002;
n=287; farx(n+1)=4.282977e+000; foe(n+1)=5.003741e+001; krok(n+1)=7.895680e-006; ng(n+1)=3.056728e+002;
n=288; farx(n+1)=4.256077e+000; foe(n+1)=5.000014e+001; krok(n+1)=1.164400e-005; ng(n+1)=3.118268e+002;
n=289; farx(n+1)=4.275764e+000; foe(n+1)=4.996318e+001; krok(n+1)=7.902407e-006; ng(n+1)=3.034359e+002;
n=290; farx(n+1)=4.249183e+000; foe(n+1)=4.992645e+001; krok(n+1)=1.161317e-005; ng(n+1)=3.102971e+002;
n=291; farx(n+1)=4.268600e+000; foe(n+1)=4.988997e+001; krok(n+1)=7.866658e-006; ng(n+1)=3.018223e+002;
n=292; farx(n+1)=4.242378e+000; foe(n+1)=4.985364e+001; krok(n+1)=1.165597e-005; ng(n+1)=3.078540e+002;
n=293; farx(n+1)=4.261644e+000; foe(n+1)=4.981760e+001; krok(n+1)=7.864914e-006; ng(n+1)=3.004066e+002;
n=294; farx(n+1)=4.235788e+000; foe(n+1)=4.978184e+001; krok(n+1)=1.157184e-005; ng(n+1)=3.065993e+002;
n=295; farx(n+1)=4.254708e+000; foe(n+1)=4.974632e+001; krok(n+1)=7.840842e-006; ng(n+1)=2.980386e+002;
n=296; farx(n+1)=4.229172e+000; foe(n+1)=4.971091e+001; krok(n+1)=1.164400e-005; ng(n+1)=3.040292e+002;
n=297; farx(n+1)=4.247940e+000; foe(n+1)=4.967579e+001; krok(n+1)=7.815812e-006; ng(n+1)=2.970201e+002;
n=298; farx(n+1)=4.222665e+000; foe(n+1)=4.964086e+001; krok(n+1)=1.165470e-005; ng(n+1)=3.023169e+002;
n=299; farx(n+1)=4.241286e+000; foe(n+1)=4.960612e+001; krok(n+1)=7.794783e-006; ng(n+1)=2.959675e+002;
n=300; farx(n+1)=4.216355e+000; foe(n+1)=4.957166e+001; krok(n+1)=1.161317e-005; ng(n+1)=3.007074e+002;

figure; semilogy(farx,'b'); hold on; semilogy(foe,'r'); xlabel('Iteracje'); ylabel('Earx, Eoe'); legend('Earx','Eoe'); title('Uczenie predyktora OE');
figure; subplot(2,1,1); semilogy(krok); xlabel('Iteracje'); ylabel('Krok');
subplot(2,1,2); semilogy(ng); xlabel('Iteracje'); ylabel('Norma gradientu');
Earx=farx(n+1)
Eoe=foe(n+1)
